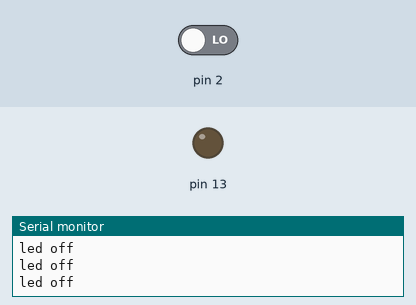
Recording of a sketch running on a simulated Arduino Uno, built with avr-gcc and run on an emulated ATmega328P. Parts: output pins drawn as LEDs (lit = HIGH), the last lines printed to the serial monitor. The test bench sets the inputs (shaded band); at power-on: pin 2 LOW.

Above: at 1.2 s.
1.3 s: pin 2 driven HIGH
At 2.5 s:
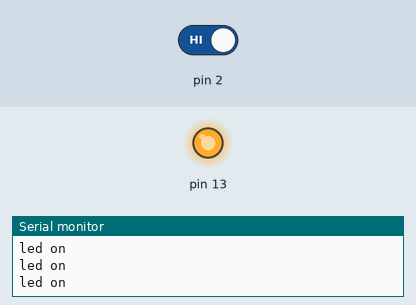
2.8 s: pin 2 driven LOW
At 4.1 s:
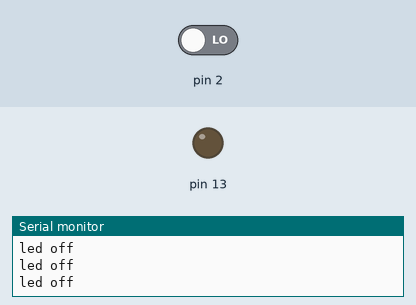
Timing chart, 0 to 5.8 s (numbered marks = the images above; inputs shaded):
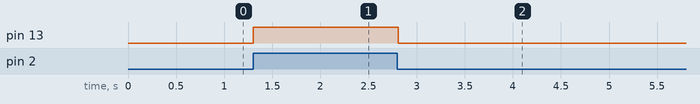

Measured:
- after the input at 1.3 s, pin 13: LOW → HIGH at once
- after the input at 2.8 s, pin 13: HIGH → LOW at once

The sketch:

pir_sensor_code.ino
```cpp
// C++ code
void setup()
{
  pinMode(13, OUTPUT);
  pinMode(2, INPUT);
  Serial.begin(9600);
  Serial.print("INITIALISED");
}

void loop()
{
  if (digitalRead(2) == HIGH)
  {
  digitalWrite(13, HIGH);

   Serial.println("led on");
  }
  else{
    digitalWrite(13, LOW);
    Serial.println("led off");
  }

  digitalRead(0);
}
```
